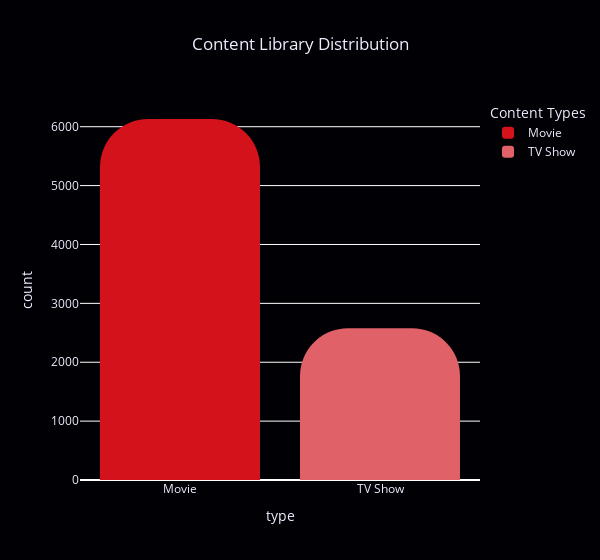

Write notebook code for a chart like this one.
### Code cell
# types of content in the library
fig_types = px.histogram(df, x='type', color='type', color_discrete_sequence=color_chart, width=wdt, title='Content Library Distribution')
fig_types.update_layout(barcornerradius='30%', width=600, plot_bgcolor=color_set_3[1], paper_bgcolor=color_set_3[1],
                         font={'color':color_set_3[2]}, title={'x':0.5}, legend_title_text='Content Types')

fig_types.show()

### Figure 1 — Plotly figure (JSON) as saved in the notebook; plotly's stock layout.template omitted (floating-point values rounded to 4 significant figures; data arrays with more than 128 entries replaced by an {"elided": "..."} marker saying what was removed)
{"data": [{"alignmentgroup": "True", "bingroup": "x", "hovertemplate": "type=%{x}<br>count=%{y}<extra></extra>", "legendgroup": "Movie", "marker": {"color": "#D3121C", "pattern": {"shape": ""}}, "name": "Movie", "offsetgroup": "Movie", "orientation": "v", "showlegend": true, "type": "histogram", "x": {"elided": "6131 str values"}, "xaxis": "x", "yaxis": "y"}, {"alignmentgroup": "True", "bingroup": "x", "hovertemplate": "type=%{x}<br>count=%{y}<extra></extra>", "legendgroup": "TV Show", "marker": {"color": "#E06168", "pattern": {"shape": ""}}, "name": "TV Show", "offsetgroup": "TV Show", "orientation": "v", "showlegend": true, "type": "histogram", "x": {"elided": "2578 str values"}, "xaxis": "x", "yaxis": "y"}], "layout": {"barcornerradius": "30%", "barmode": "relative", "font": {"color": "#EDEDFF"}, "legend": {"title": {"text": "Content Types"}, "tracegroupgap": 0}, "paper_bgcolor": "#010105", "plot_bgcolor": "#010105", "title": {"text": "Content Library Distribution", "x": 0.5}, "width": 600, "xaxis": {"anchor": "y", "categoryarray": ["Movie", "TV Show"], "categoryorder": "array", "domain": [0, 1], "title": {"text": "type"}}, "yaxis": {"anchor": "x", "domain": [0, 1], "title": {"text": "count"}}}}
